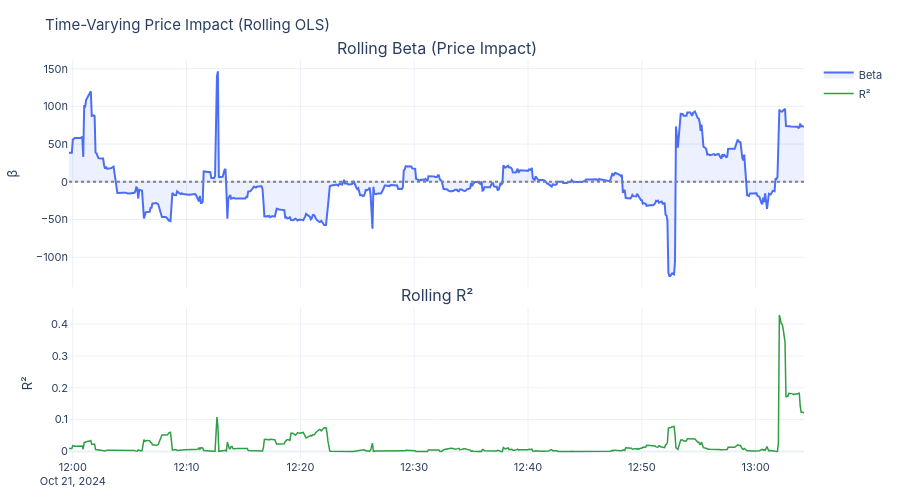

The code cell stored with this chart in its notebook:
### Markdown cell above
## 4. Rolling Regression - Time-Varying Impact

### Code cell
if 'ofi_best' in agg_5s.columns and 'fwd_return' in agg_5s.columns:
    rolling_df = pi_mod.rolling_price_impact(
        agg_5s, ofi_col='ofi_best', return_col='fwd_return', window=50
    )
    fig3 = viz_mod.rolling_impact_chart(rolling_df)
    fig3.show()
    print('Interpretation: Changing β over time indicates the market microstructure')
    print('is non-stationary. Impact may be higher near market open/close.')

### Figure 1 — Plotly figure (JSON) as saved in the notebook; plotly's stock layout.template omitted (floating-point values rounded to 4 significant figures; data arrays with more than 128 entries replaced by an {"elided": "..."} marker saying what was removed)
{"data": [{"fill": "tozeroy", "fillcolor": "rgba(76,110,245,0.1)", "line": {"color": "#4C6EF5", "width": 2}, "name": "Beta", "type": "scatter", "x": {"elided": "592 str values"}, "xaxis": "x", "y": {"elided": "592 float values"}, "yaxis": "y"}, {"line": {"color": "#2F9E44", "width": 1.5}, "name": "R²", "type": "scatter", "x": {"elided": "592 str values"}, "xaxis": "x2", "y": {"elided": "592 float values"}, "yaxis": "y2"}], "layout": {"annotations": [{"font": {"size": 16}, "showarrow": false, "text": "Rolling Beta (Price Impact)", "x": 0.5, "xanchor": "center", "xref": "paper", "y": 1, "yanchor": "bottom", "yref": "paper"}, {"font": {"size": 16}, "showarrow": false, "text": "Rolling R²", "x": 0.5, "xanchor": "center", "xref": "paper", "y": 0.38, "yanchor": "bottom", "yref": "paper"}], "font": {"family": "Inter, sans-serif", "size": 11}, "height": 500, "margin": {"b": 40, "l": 50, "r": 30, "t": 60}, "shapes": [{"line": {"color": "gray", "dash": "dot"}, "type": "line", "x0": 0, "x1": 1, "xref": "x domain", "y0": 0, "y1": 0, "yref": "y"}], "title": {"text": "Time-Varying Price Impact (Rolling OLS)"}, "xaxis": {"anchor": "y", "domain": [0, 1], "matches": "x2", "showticklabels": false}, "xaxis2": {"anchor": "y2", "domain": [0, 1]}, "yaxis": {"anchor": "x", "domain": [0.43, 1], "title": {"text": "β"}}, "yaxis2": {"anchor": "x2", "domain": [0, 0.38], "title": {"text": "R²"}}}}
